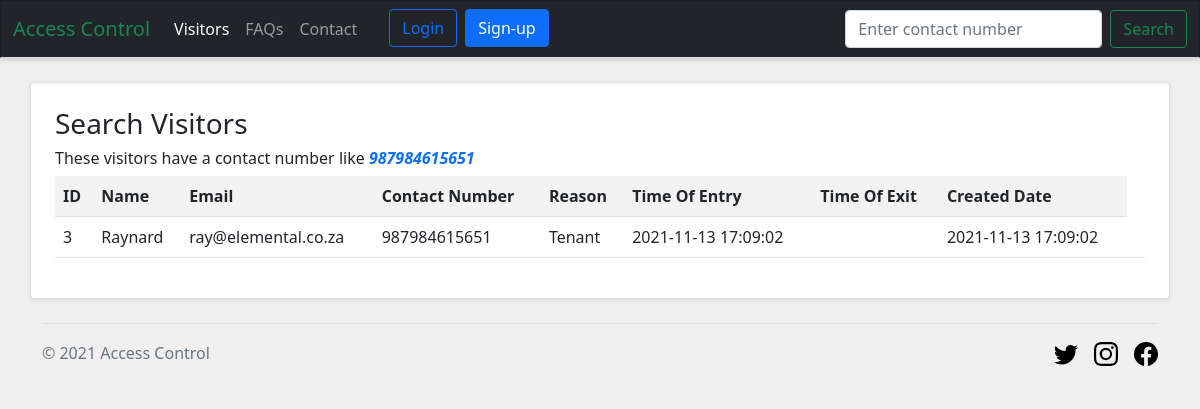
Screenshot of /search.php?contact_number=987984615651 with the database file from the repository.
### tables this page shows
CREATE TABLE `visitors` (
  `id` int(11) NOT NULL AUTO_INCREMENT,
  `name` text DEFAULT NULL,
  `email` varchar(256) DEFAULT NULL,
  `contact_number` varchar(256) DEFAULT NULL,
  `reason` text DEFAULT NULL,
  `time_of_entry` timestamp NOT NULL DEFAULT current_timestamp(),
  `time_of_exit` datetime DEFAULT NULL,
  `created` datetime DEFAULT current_timestamp(),
  PRIMARY KEY (`id`)
);

### search.php (the view, shortened to what this page needs)
<?php
require_once("config/db.php");
$query = "SELECT * FROM `visitors` WHERE `contact_number` LIKE '%". $_REQUEST['contact_number'] ."%'";
$result = mysqli_query($connection, $query);
?>
<?php require_once("header.php"); ?>
<section>
    <div class="container card rounded bg-white shadow-sm my-4 p-4">
        <h3>Search Visitors</h3>
        <h6>These visitors have a contact number like <span class="text-primary fw-bold fst-italic"><?php echo $_REQUEST['contact_number']; ?></span></h6>
        <table class="table table-striped table-hover">
            <tr>
                <th>ID</th>
                <th>Name</th>
                <th>Email</th>
                <th>Contact Number</th>
                <th>Reason</th>
                <th>Time Of Entry</th>
                <th>Time Of Exit</th>
                <th>Created Date</th>
            </tr>
            <?php
            if($result->num_rows > 0){
                while($all_visitors = mysqli_fetch_array($result)){
            ?>
            <tr>
                <td><?php echo $all_visitors['id']; ?></td>
                <td><?php echo $all_visitors['name']; ?></td>
                <td><?php echo $all_visitors['email']; ?></td>
                <td><?php echo $all_visitors['contact_number']; ?></td>
                <td><?php echo $all_visitors['reason']; ?></td>
                <td><?php echo $all_visitors['time_of_entry'] ; ?></td>
                <td><?php echo $all_visitors['time_of_exit']; ?></td>
                <td><?php echo $all_visitors['created']; ?></td>
                <td class="nowrap">
                </td>
            </tr>
            <?php }}else{
                echo '<h6 class="text-danger">No visitor information found.</h6>';
            } ?>
        </table>
    </div>
</section>
<?php require_once("footer.php"); ?>

### resources/css/site.css (style rules this page uses)
body { background-color: #efefef !important; }
.nowrap { white-space: nowrap; }

### rows the page displays
visitors: id "3", name "Raynard", email "ray@elemental.co.za", contact_number "987984615651", reason "Tenant", time_of_entry "2021-11-13 17:09:02", created "2021-11-13 17:09:02"

### other values shown
$_REQUEST['contact_number'] "987984615651"
